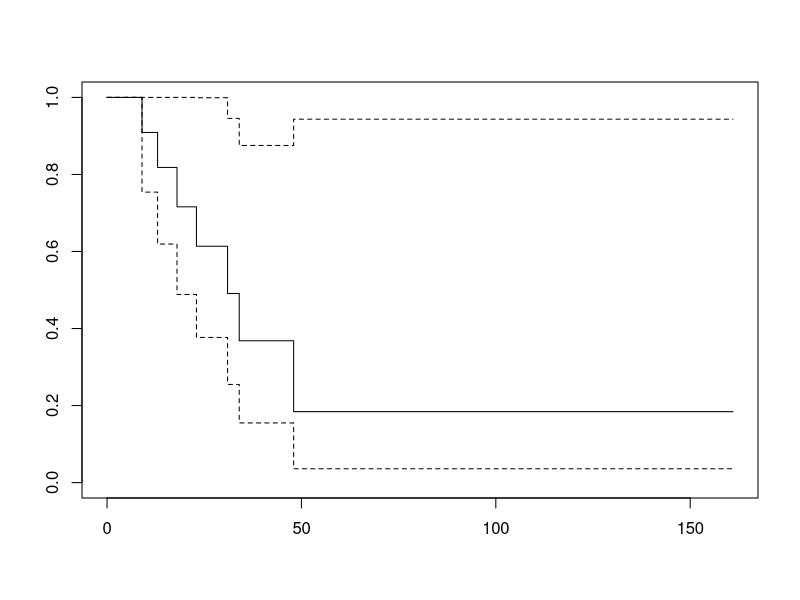

Source code (R):
library(survival)
aml1 <- aml[aml$x == "Maintained", ]
km.fit <- survfit(Surv(aml1$time, aml1$status)~1, type="kaplan-meier",
                  data=aml1)

aml2 <- aml[aml$x == "Nonmaintained", ]
km.fit.2 <- survfit(Surv(aml2$time, aml2$status)~1, type="kaplan-meier",
                    data=aml2)

plot(km.fit)
km.fit.all <- survfit(Surv(aml$time, aml$status)~x, type="kaplan-meier",
                  data=aml)

res <- data.frame(time=km.fit.all$time, n.risk=km.fit.all$n.risk,
                  n.event=km.fit.all$n.event,                   
                  n.censor=km.fit.all$n.censor)
#aml$y = "HUH"
#aml$y[1:5] = "OH"
#km.fit.all <- survfit(Surv(aml$time, aml$status)~x+y, type="kaplan-meier",
#                  data=aml)
#plot(km.fit.all, lty = 2:3) 
#legend(100, .9, c("Maintenance", "No Maintenance"), lty = 2:3) 
